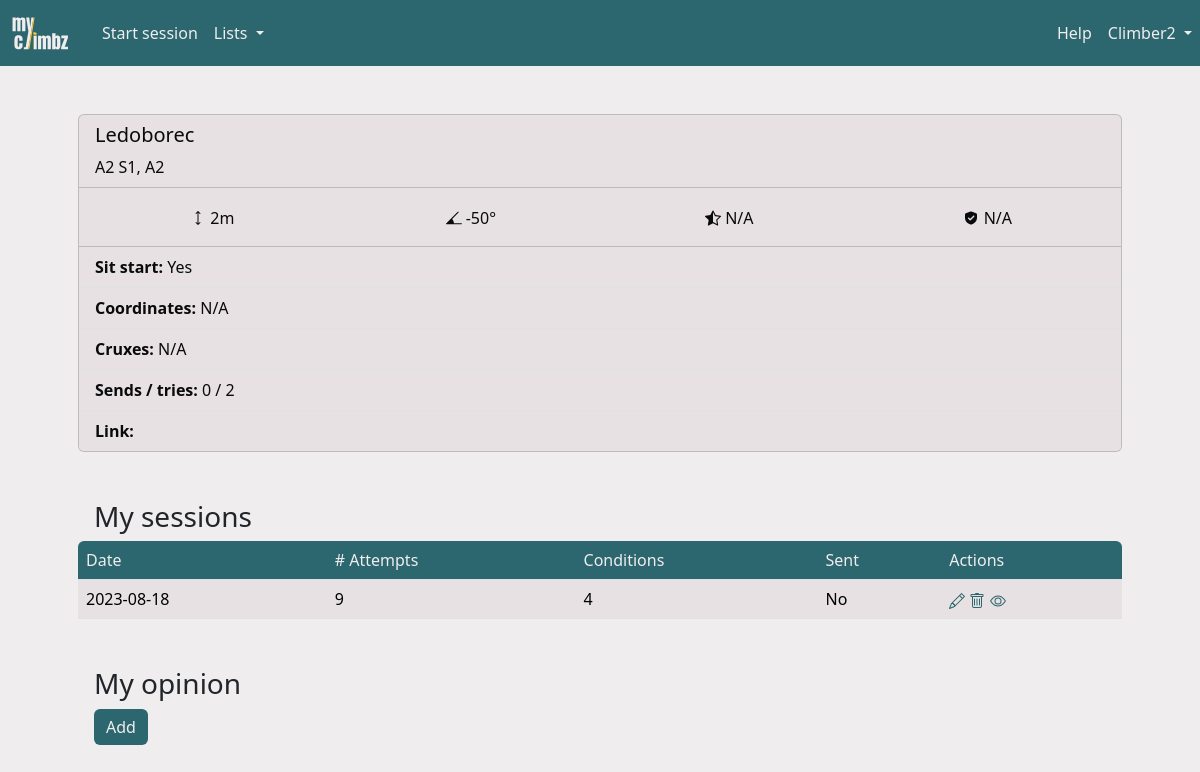
/route/2 (signed in), run on the app's committed database.
### myclimbz/models/climber.py (models this page shows, shortened)
class Climber(db.Model, UserMixin):
    id = db.Column(db.Integer, primary_key=True)
    role = db.Column(db.Integer, nullable=False, default=0)
    email = db.Column(db.String(200), nullable=False, unique=True)
    password = db.Column(db.String(200), nullable=False)
    name = db.Column(db.String(200), nullable=False)
    birthdate = db.Column(db.Date, nullable=True)
    year_started_climbing = db.Column(db.Integer, nullable=True)
    height = db.Column(db.Integer, nullable=True)
    ape_index = db.Column(db.Integer, nullable=True)
    grade_scale = db.Column(db.String(10), nullable=False, default="font")
    sessions = db.relationship("Session", backref="climber", cascade="all, delete")
    opinions = db.relationship("Opinion", backref="climber", cascade="all, delete")
    routes = db.relationship("Route", backref="creator")
    sectors = db.relationship("Sector", backref="creator")
    areas = db.relationship("Area", backref="creator")
    projects = db.relationship(
        "Route",
        secondary=climber_projects,
        backref=db.backref("climbers", lazy="dynamic"),
    )

### myclimbz/models/route.py (models this page shows, shortened)
class Route(db.Model):
    id = db.Column(db.Integer, primary_key=True)
    name = db.Column(db.String(200), nullable=False)
    created_by = db.Column(db.Integer, db.ForeignKey("climber.id"), nullable=False)
    latitude = db.Column(db.Float)
    longitude = db.Column(db.Float)
    comment = db.Column(db.Text)
    link = db.Column(db.String(300))
    sit_start = db.Column(db.Boolean, nullable=False, default=False)
    height = db.Column(db.Float, db.CheckConstraint("height >= 1"))
    inclination = ConstrainedInteger("inclination", -50, 90)
    sector_id = db.Column(db.Integer, db.ForeignKey("sector.id"))
    climbs = db.relationship("Climb", backref="route", cascade="all, delete")
    opinions = db.relationship("Opinion", backref="route", cascade="all, delete")
    UniqueConstraint(name, sector_id, name="unique_route_name_in_sector")
    @property
    def n_sends(self) -> int:
        climbers = list()
        for climb in self.climbs:
            if climb.sent and climb.session.climber_id not in climbers:
                climbers.append(climb.session.climber_id)
        return len(climbers)
    @property
    def n_climbers(self) -> int:
        climbers = list()
        for climb in self.climbs:
            if climb.session.climber_id not in climbers:
                climbers.append(climb.session.climber_id)
        return len(climbers)
    @property
    def consensus_level(self) -> int:
        level_counts = Counter(op.grade.level for op in self.opinions if op.grade)
        return level_counts.most_common(1)[0][0] if level_counts else None
    @property
    def consensus_grade(self) -> Grade:
        return Grade.query.filter_by(level=self.consensus_level).first()
    @property
    def consensus_grade_str(self) -> str:
        grade_scale = current_user.grade_scale
        return getattr(self.consensus_grade, grade_scale)
    @property
    def rating(self) -> float:
        ratings = [op.rating for op in self.opinions if op.rating is not None]
        return sum(ratings) / len(ratings) if ratings else None
    @property
    def landing(self) -> float:
        landings = [op.landing for op in self.opinions if op.landing is not None]
        return sum(landings) / len(landings) if landings else None
    @property
    def cruxes(self) -> list:
        crux_counts = Counter(crux.name for op in self.opinions for crux in op.cruxes)
        return [crux[0] for crux in crux_counts.most_common(3)]
    @property
    def my_videos(self) -> list[dict[str]]:
        videos = list()
        for climb in self.climbs:
            if climb.session.climber_id == current_user.id:
                videos.extend(climb.videos)
        return self.get_video_fnames_for_climb_ids(videos)
    def get_video_fnames_for_climb_ids(self, videos: list[Video]) -> list[dict[str]]:
        if len(videos) == 0:
            return list()

### myclimbz/models/climb.py (models this page shows, shortened)
class Climb(db.Model):
    id = db.Column(db.Integer, primary_key=True)
    n_attempts = db.Column(db.Integer, default=0)
    sent = db.Column(db.Boolean, nullable=False)
    flashed = db.Column(db.Boolean, nullable=False)
    comment = db.Column(db.Text)
    link = db.Column(db.String(300))
    route_id = db.Column(db.Integer, db.ForeignKey("route.id"))
    session_id = db.Column(db.Integer, db.ForeignKey("climbing_session.id"))
    videos = db.relationship("Video", backref="climb", cascade="all, delete")
    UniqueConstraint(route_id, session_id, name="unique_route_in_session")

### myclimbz/models/session.py (models this page shows, shortened)
class Session(db.Model):
    __tablename__ = "climbing_session"
    id = db.Column(db.Integer, primary_key=True)
    date = db.Column(db.Date, nullable=False, default=datetime.now().date())
    conditions = Rating("conditions")
    comment = db.Column(db.Text)
    climbs = db.relationship("Climb", backref="session", cascade="all, delete")
    area_id = db.Column(db.Integer, db.ForeignKey("area.id"))
    climber_id = db.Column(db.Integer, db.ForeignKey("climber.id"))
    UniqueConstraint(date, area_id, climber_id, name="unique_session")

### myclimbz/blueprints/routes/routes.py (the view)
@routes.route("/route/<int:route_id>")
def page_route(route_id: int) -> str:
    route = Route.query.get(route_id)
    return render("route.html", title=route.name, route=route)

### myclimbz/templates/route.html (shortened to what this page needs)
{% import "macros.html" as macros %}
{% extends "main.html" %}
{% block content %}
<div class="container px-0 px-md-5 pb-2 mb-3 mt-md-5">
    {% if route.created_by == user_id  or user_role == 1 %}
    {% set actions = [
        { "icon": "edit", "url": url_for('routes.edit_route', route_id=route.id) },
        { "icon": "delete", "url": url_for('routes.delete_route', route_id=route.id) }
    ] %}
    {% if not route.tried %}
        {% if route.is_project %}
            {% set actions = actions + [{ "icon": "is_project", "url": url_for('climbers.delete_project', route_id=route.id) }] %}
        {% else %}
            {% set actions = actions + [{ "icon": "is_not_project", "url": url_for('climbers.add_project', route_id=route.id) }] %}
        {% endif %}
    {% endif %}
    {% else %}
    {% set actions = [] %}
    {% endif %}
    {{ macros.card({
        "header": {
            "title": route.name ~ " " ~ route.consensus_grade_str,
            "title_actions": actions,
            "subtitle": route.sector.name ~ ", " ~ route.sector.area.name
        },
        "body": {
            "facts": [
                    { "icon": "height", "value": route.height, "unit": "m" },
                    { "icon": "inclination", "value": route.inclination, "unit": "°" },
                    { "icon": "rating", "value": route.rating, "unit": "/5" },
                    { "icon": "landing", "value": route.landing, "unit": "/5" },
                ],
            "list": [
                {
                "prefix": "Sit start",
                "value": "Yes" if route.sit_start else "No"
                },
                {
                "prefix": "Coordinates",
                "value": route.latitude ~ ", " ~ route.longitude if route.latitude and route.longitude else "N/A"
                },
                {"prefix": "Cruxes", "value": route.cruxes|join(", ") if route.cruxes else "N/A"},
                {"prefix": "Sends / tries", "value": route.n_sends ~ " / " ~ route.n_climbers},
                {"prefix": "Link", "value": route.link},
                {"value": route.comment if route.comment else ""},
            ]
        }
    }) }}
</div>
<div class="container px-0 px-md-5 py-2 my-3">
    <div>
        <h3 class="ms-3" style="display: inline-block">My sessions</h3>
    </div>
    {% if route.climbs|selectattr("session.climber_id", "equalto", user_id)|list|length > 0 %}
    <table id="content_table" class="table" data-sort-col="0" data-sort-order="desc">
        <thead>
            <tr>
                <th>Date</th>
                <th># Attempts</th>
                <th>Conditions</th>
                <th>Sent</th>
                <th>Actions</th>
            </tr>
        </thead>
        <tbody>
            {% for climb in route.climbs if climb.session.climber_id == user_id %}
            {% set onclick = "window.location=\"" + url_for('sessions.page_session', session_id=climb.session.id) +
            "\""
            %}
            {% if climb.sent %}
            <tr class="table-success">
                {% else %}
            <tr>
                {% endif %}
                <td onclick={{ onclick }}>{{ climb.session.date }}</td>
                <td onclick={{ onclick }}>{{ climb.n_attempts }}</td>
                <td onclick={{ onclick }}>{{ climb.session.conditions }}</td>
                <td onclick={{ onclick }}>{{ "Yes" if climb.sent else "No" }}</td>
                <td>
                    <a href="{{ url_for('climbs.edit_climb', climb_id=climb.id) }}">
                    </a>
                    <a href="{{ url_for('climbs.delete_climb', climb_id=climb.id) }}" onclick="return confirm('Are you sure you want to delete this climb?');">
                    </a>
                    <a href="{{ url_for('climbs.view_climb', climb_id=climb.id) }}">
                    </a>
                </td>
            </tr>
            {% endfor %}
        </tbody>
    </table>
    {% else %}
    <p class="ms-3">No sessions yet</p>
    {% endif %}
</div>
<div class="container px-0 px-md-5 py-2 my-3">
    <h3 class="ms-3" style="display: inline-block">My opinion</h3>
    {% if route.opinions|selectattr("climber_id", "equalto", user_id)|list|length > 0 %}
    {% for opinion in route.opinions if opinion.climber_id == user_id %}
    <a href="{{ url_for('opinions.edit_opinion', opinion_id=opinion.id) }}">
        {% include 'icons/edit.html' %}
    </a>
    <a href="{{ url_for('opinions.delete_opinion', opinion_id=opinion.id) }}" onclick="return confirm('Are you sure you want to delete this opinion?');">
        {% include 'icons/delete.html' %}
    </a>
    {{ opinion_card(opinion) }}
    {% endfor %}
    {% else %}
    <div class="ms-3">
        <a href="{{ url_for('opinions.add_opinion', climber_id=user_id, route_id=route.id) }}"
            class="btn btn-success">Add</a>
    </div>
    {% endif %}
</div>
{% endblock content %}

### myclimbz/templates/macros.html (shortened to what this page needs)
{% macro card(data) %}
<div class="card mb-3">
    <div class="card-header">
        <div class="row">
            <div class="col-sm">
                <h5 class="card-title" style="display: inline-block">{{ data['header']['title'] }}</h5>
            </div>
            {% if data['header']['subtitle'] %}
                <span>{{ data['header']['subtitle'] }}</span>
            {% endif %}
        </div>
    </div>
    {% if data['body']['facts'] %}
    <div class="card-body">
        <div class="row">
            {% for fact in data['body']['facts'] %}
            <div class="col text-center" style="padding: 0">
                <span style="vertical-align: middle; display: inline-block;">
                </span>
                <span style="vertical-align: middle; display: inline-block;">
                    {% if fact['value'] is none %}
                        N/A
                    {% elif fact['value'] is float and fact['value'] % 1 == 0 %}
                        {{ fact['value']|int }}{{ fact['unit'] }}
                    {% else %}
                        {{ (fact['value']) }}{{ fact['unit'] }}
                    {% endif %}
                </span>
            </div>
            {% endfor %}
        </div>
    </div>
    {% endif %}
    {% if data['body']['list'] %}
    <ul class="list-group list-group-flush">
        {% for item in data['body']['list'] %}
            {% if 'prefix' in item or item['value']|length > 0 %}
                <li class="list-group-item">
                    {% if item['prefix'] %}
                        <b>{{ item['prefix'] }}:</b>
                    {% endif %}
                    {% if item['value'] %}
                        {% if item['value'] != "N/A" and (item['prefix'] == "Link" or item['prefix'] == "Media") %}
                            <a href="{{ item['value'] }}" target="_blank">{{ item['value'] }}</a>
                        {% else %}
                            {{ item['value'] }}
                        {% endif %}
                    {% endif %}
                </li>
            {% endif %}
        {% endfor %}
    </ul>
    {% endif %}
</div>
{% endmacro %}

### myclimbz/templates/main.html (shortened to what this page needs)
<html>
<head>
    <link href="https://cdn.jsdelivr.net/npm/bootstrap@5.3.2/dist/css/bootstrap.min.css" rel="stylesheet"
>
    <link href="{{ url_for('static', filename='css/colors.css') }}" rel="stylesheet" type="text/css">
    <link rel="stylesheet" type="text/css" href="https://cdnjs.cloudflare.com/ajax/libs/noUiSlider/15.8.1/nouislider.css" />
    <link href="https://cdn.jsdelivr.net/npm/simple-datatables@latest/dist/style.css" rel="stylesheet" type="text/css">
</head>
<body>
    <nav class="navbar navbar-expand-lg">
        {% if not is_form %}
        <a class="navbar-brand" href="{{ url_for('home.page_home') }}" style="padding-left: 10px;">
            <img src="{{ url_for('static', filename='images/logo-transparent.svg') }}" width="60" height="40" class="d-inline-block align-top" alt="">
        </a>
        <div class="collapse navbar-collapse ps-2" id="navbarSupportedContent">
            <ul class="navbar-nav me-auto mb-2 mb-md-0">
                {% if open_session %}
                {% if not open_session.is_project_search %}
                <li><a id="add_video" class="nav-link" href="{{ url_for('videos.annotate_video') }}">Add video</a></li>
                {% endif %}
                <li><a id="add_climb" class="nav-link" href="{{ url_for('climbs.add_climb') }}">Add climb</a></li>
                <li>
                    <a id="stop_session" class="nav-link" href="{{ url_for('sessions.stop_session') }}">
                        Stop
                        {% if open_session.is_project_search %}
                        project search
                        {% else %}
                        session
                        {% endif %}
                    </a>
                </li>
                {% else %}
                <li class="nav-item">
                    <a id="start_session" class="nav-link" href="{{ url_for('sessions.add_session') }}">Start session</a>
                </li>
                {% endif %}
                <li class="nav-item dropdown">
                    <a class="nav-link dropdown-toggle" href="#" role="button" data-bs-toggle="dropdown"
                        aria-expanded="false">
                        Lists
                    </a>
                </li>
            </ul>
            <ul class="navbar-nav ms-md-auto mb-2 mb-md-0">
                <li class="nav-item">
                    <a class="nav-link" href="{{ url_for('home.guide') }}">Help</a>
                </li>
                <li class="nav-item dropdown">
                    <a class="nav-link dropdown-toggle" href="#" role="button" data-bs-toggle="dropdown"
                        aria-expanded="false">
                        {{ username }}
                    </a>
                </li>
            </ul>
        </div>
        {% else %}
        <a class="navbar-brand" href="{{ url_for('home.cancel_form') }}" style="padding-left: 10px;">
            <img src="{{ url_for('static', filename='images/logo-transparent.svg') }}" width="60" height="40" class="d-inline-block align-top" alt="">
        </a>
        {% endif %}
    </nav>
    {%block content %}{% endblock %}
</body>
</html>

### data on the page
Climber: name "Climber2"
Route: header "Ledoborec", value "2", unit "m", inclination "-50", unit "°"
Climb: session "2023-08-18", n_attempts "9", session.conditions "4", sent "No"

### other printed values
{{ data['header']['subtitle'] }} "A2 S1, A2"
{{ item['prefix'] }} "Sit start" "Coordinates" "Cruxes" "Sends / tries" "Link"
{{ item['value'] }} "Yes" "N/A" "N/A" "0 / 2"
